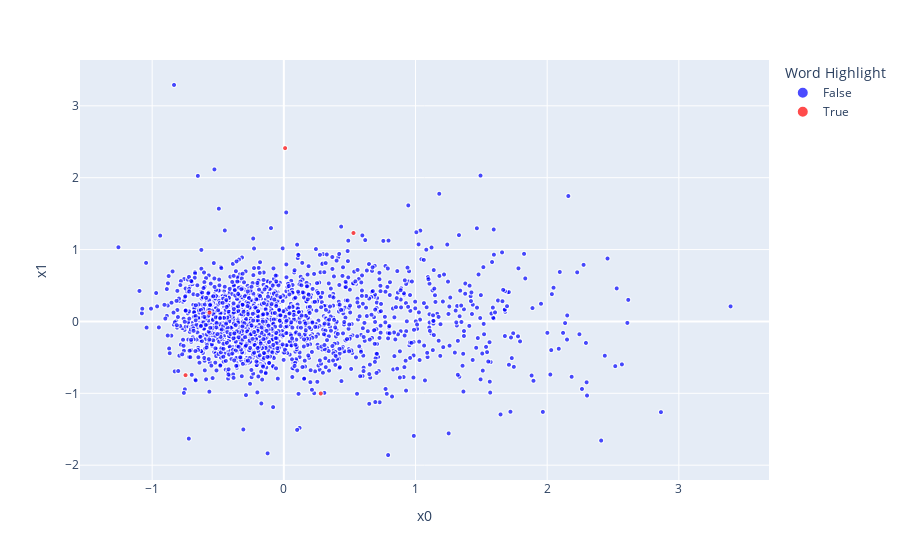

The notebook cell this image was saved under:
### Code cell
import plotly.express as px
import numpy as np
import pandas as pd


highlight_words = ["desert", "snow", "mountain", "ocean", "cactus","animal"]
embedding_df['highlight'] = embedding_df['word'].isin(highlight_words)

fig = px.scatter(embedding_df,
                 x="x0",
                 y="x1",
                 size=list(np.ones(len(embedding_df))),  # Size of each dot
                 size_max=5,  # Maximum dot size
                 hover_name="word",  # Show word on hover
                 color='highlight',  # Use the 'highlight' column for coloring
                 color_discrete_map={True: 'red', False: 'blue'}  # Custom color map
                )

# Customizing the legend title
fig.update_layout(legend_title_text='Word Highlight')

# Show the plot
fig.show()

### Figure 1 — Plotly figure (JSON) as saved in the notebook; plotly's stock layout.template omitted (floating-point values rounded to 4 significant figures; data arrays with more than 128 entries replaced by an {"elided": "..."} marker saying what was removed)
{"data": [{"hovertemplate": "<b>%{hovertext}</b><br><br>highlight=False<br>x0=%{x}<br>x1=%{y}<br>size=%{marker.size}<extra></extra>", "hovertext": {"elided": "1995 str values"}, "legendgroup": "False", "marker": {"color": "blue", "size": {"elided": "1995 int values"}, "sizemode": "area", "sizeref": 0.04, "symbol": "circle"}, "mode": "markers", "name": "False", "showlegend": true, "type": "scattergl", "x": {"elided": "1995 float values"}, "xaxis": "x", "y": {"elided": "1995 float values"}, "yaxis": "y"}, {"hovertemplate": "<b>%{hovertext}</b><br><br>highlight=True<br>x0=%{x}<br>x1=%{y}<br>size=%{marker.size}<extra></extra>", "hovertext": ["mountain", "snow", "ocean", "desert", "animal"], "legendgroup": "True", "marker": {"color": "red", "size": [1, 1, 1, 1, 1], "sizemode": "area", "sizeref": 0.04, "symbol": "circle"}, "mode": "markers", "name": "True", "showlegend": true, "type": "scattergl", "x": [0.009524, 0.5287, -0.7465, 0.2805, -0.5647], "xaxis": "x", "y": [2.412, 1.231, -0.7476, -1.002, 0.1223], "yaxis": "y"}], "layout": {"legend": {"itemsizing": "constant", "title": {"text": "Word Highlight"}, "tracegroupgap": 0}, "margin": {"t": 60}, "xaxis": {"anchor": "y", "domain": [0, 1], "title": {"text": "x0"}}, "yaxis": {"anchor": "x", "domain": [0, 1], "title": {"text": "x1"}}}}
